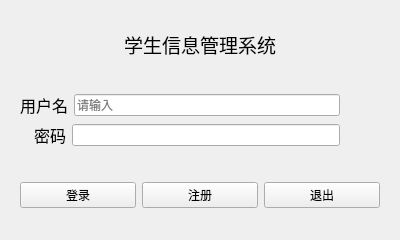
<?xml version="1.0" encoding="UTF-8"?>
<ui version="4.0">
 <class>Page_login</class>
 <widget class="QWidget" name="Page_login">
  <property name="geometry">
   <rect>
    <x>0</x>
    <y>0</y>
    <width>400</width>
    <height>240</height>
   </rect>
  </property>
  <property name="minimumSize">
   <size>
    <width>400</width>
    <height>240</height>
   </size>
  </property>
  <property name="maximumSize">
   <size>
    <width>400</width>
    <height>240</height>
   </size>
  </property>
  <property name="windowTitle">
   <string>登录</string>
  </property>
  <property name="windowIcon">
   <iconset resource="res.qrc">
    <normaloff>:/icons/login.png</normaloff>:/icons/login.png</iconset>
  </property>
  <property name="toolTip">
   <string>这是登录界面窗口</string>
  </property>
  <layout class="QGridLayout" name="gridLayout_3">
   <item row="0" column="0">
    <widget class="QLabel" name="label">
     <property name="minimumSize">
      <size>
       <width>0</width>
       <height>60</height>
      </size>
     </property>
     <property name="font">
      <font>
       <pointsize>14</pointsize>
      </font>
     </property>
     <property name="text">
      <string>学生信息管理系统</string>
     </property>
     <property name="alignment">
      <set>Qt::AlignCenter</set>
     </property>
    </widget>
   </item>
   <item row="1" column="0">
    <widget class="QWidget" name="widget_2" native="true">
     <layout class="QGridLayout" name="gridLayout_2">
      <item row="1" column="0">
       <layout class="QHBoxLayout" name="horizontalLayout_2">
        <item>
         <widget class="QLabel" name="password">
          <property name="font">
           <font>
            <pointsize>12</pointsize>
           </font>
          </property>
          <property name="text">
           <string>   密码</string>
          </property>
          <property name="alignment">
           <set>Qt::AlignRight|Qt::AlignTrailing|Qt::AlignVCenter</set>
          </property>
         </widget>
        </item>
        <item>
         <widget class="QLineEdit" name="le_password">
          <property name="maxLength">
           <number>6</number>
          </property>
          <property name="echoMode">
           <enum>QLineEdit::Password</enum>
          </property>
          <property name="alignment">
           <set>Qt::AlignLeading|Qt::AlignLeft|Qt::AlignVCenter</set>
          </property>
         </widget>
        </item>
       </layout>
      </item>
      <item row="0" column="0">
       <layout class="QHBoxLayout" name="horizontalLayout">
        <item>
         <widget class="QLabel" name="username">
          <property name="font">
           <font>
            <pointsize>12</pointsize>
           </font>
          </property>
          <property name="text">
           <string>用户名</string>
          </property>
         </widget>
        </item>
        <item>
         <widget class="QLineEdit" name="le_username">
          <property name="maxLength">
           <number>5</number>
          </property>
          <property name="placeholderText">
           <string>请输入</string>
          </property>
         </widget>
        </item>
       </layout>
      </item>
      <item row="0" column="1">
       <spacer name="horizontalSpacer">
        <property name="orientation">
         <enum>Qt::Horizontal</enum>
        </property>
        <property name="sizeType">
         <enum>QSizePolicy::Minimum</enum>
        </property>
        <property name="sizeHint" stdset="0">
         <size>
          <width>40</width>
          <height>20</height>
         </size>
        </property>
       </spacer>
      </item>
     </layout>
    </widget>
   </item>
   <item row="2" column="0">
    <widget class="QWidget" name="widget" native="true">
     <layout class="QGridLayout" name="gridLayout">
      <item row="0" column="0">
       <widget class="QPushButton" name="btn_login">
        <property name="styleSheet">
         <string notr="true"/>
        </property>
        <property name="text">
         <string>登录</string>
        </property>
       </widget>
      </item>
      <item row="0" column="2">
       <widget class="QPushButton" name="btn_quit">
        <property name="text">
         <string>退出</string>
        </property>
       </widget>
      </item>
      <item row="0" column="1">
       <widget class="QPushButton" name="btn_register">
        <property name="text">
         <string>注册</string>
        </property>
       </widget>
      </item>
     </layout>
    </widget>
   </item>
  </layout>
 </widget>
 <resources>
  <include location="res.qrc"/>
 </resources>
 <connections/>
</ui>
